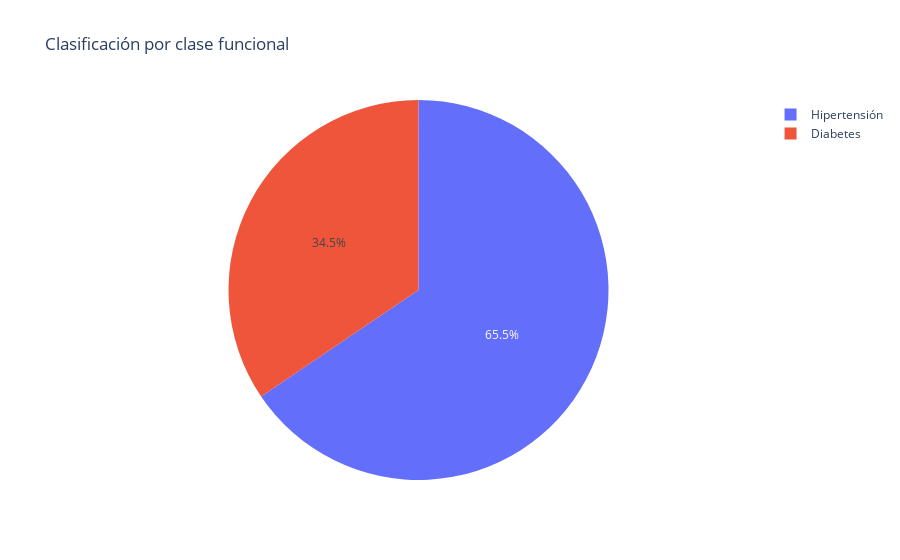

Notebook code for this chart:
### Code cell
# Clasificación por diagnostico
attrition_counts = df_final['Diagnostico'].value_counts()

fig = px.pie(values = attrition_counts, names = attrition_counts.index, title = 'Clasificación por diagnóstico')
fig.show()

### Figure 1 — Plotly figure (JSON) as saved in the notebook; plotly's stock layout.template omitted (floating-point values rounded to 4 significant figures)
{"data": [{"domain": {"x": [0, 1], "y": [0, 1]}, "hovertemplate": "label=%{label}<br>value=%{value}<extra></extra>", "labels": ["Hipertensión", "Diabetes"], "legendgroup": "", "name": "", "showlegend": true, "type": "pie", "values": [19883, 10455]}], "layout": {"legend": {"tracegroupgap": 0}, "title": {"text": "Clasificación por clase funcional"}}}
